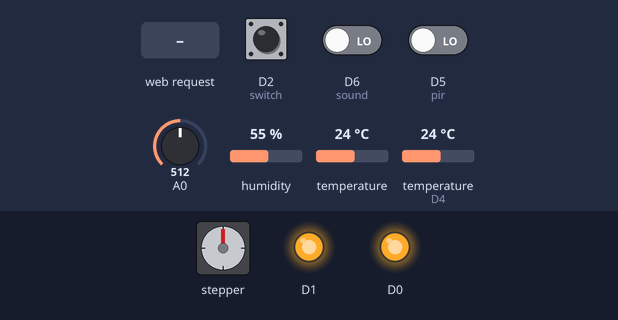
Bench run of a sketch on a simulated ESP8266 (NodeMCU). On the bench: stepper motor, output pins drawn as LEDs (lit = HIGH). Wiring (inferred from the names in the program): stepper motor driver (200 steps per turn assumed): step D8; direction D7. The test bench sets the inputs (shaded band); at power-on: D5 (pir) LOW, D2 (switch) LOW, D6 (sound) LOW, A0 = 512, humidity 55 %, temperature 24 °C, temperature (sensor on D4) 24 °C. WiFi joins after 1.5 s; servers stay silent unless stated; pins used as bus, display or sensor lines are not drawn; what the sketch prints to the serial monitor is not drawn.

Above: at 2.7 s.
2.8 s: HTTP request GET /gpioD1/on received
At 3.95 s:
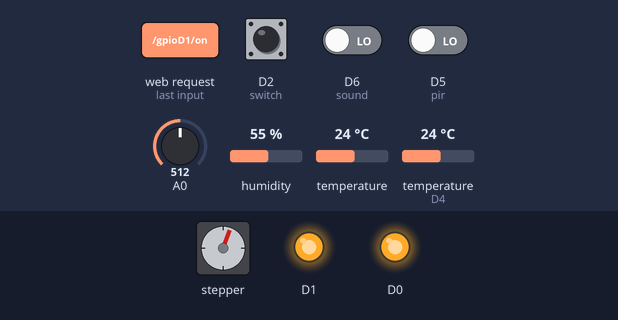
5.8 s: D5 (pir) driven HIGH
At 5.8 s:
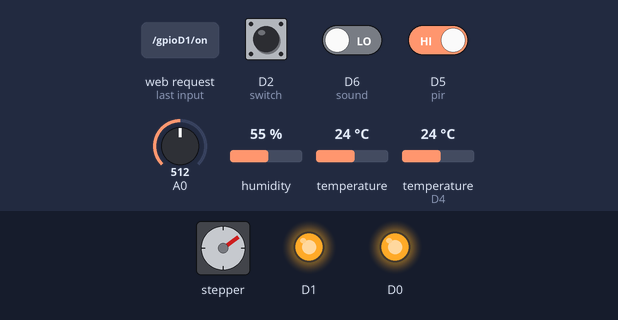
8.3 s: D2 (switch) pulled HIGH for 3.2 s
At 12.1 s:
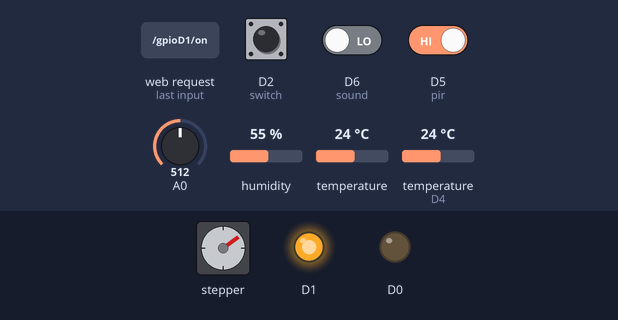
13.0 s: D2 (switch) pulled HIGH for 0.15 s
At 13.4 s:
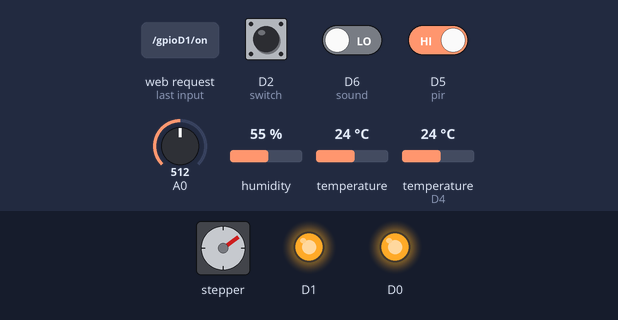
14.6 s: HTTP request GET /gpioD0/on received
At 15.5 s:
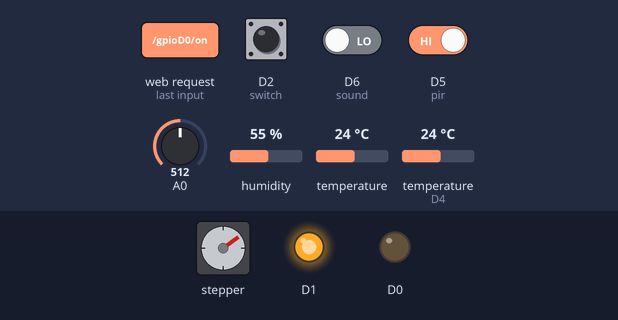
Timing chart, 0 to 17.1 s (numbered marks = the images above; inputs shaded):
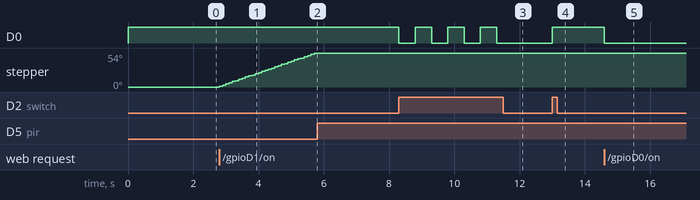

The sketch:

DS18B20DHT11webchildroomSteperTest.ino
```cpp
#include <ESP8266WiFi.h>
#include <OneWire.h>
#include <DallasTemperature.h>
#include <SimpleDHT.h>
SimpleDHT11 dht11;

int val;
int val1;
int valtest;
int pinDHT11 = D4;
int stepdelay=50; ////////////////////////steper test

//const char* ssid = "111";
//const char* password = "123456";
const char* ssid = "2222";
const char* password = "222222";

boolean x = false;

WiFiServer server(80);

//DS18B20
#define ONE_WIRE_BUS D3 //Pin to which is attached a temperature sensor
#define ONE_WIRE_MAX_DEV 15 //The maximum number of devices

OneWire oneWire(ONE_WIRE_BUS);
DallasTemperature DS18B20(&oneWire);
int numberOfDevices; //Number of temperature devices found
DeviceAddress devAddr[ONE_WIRE_MAX_DEV];  //An array device temperature sensors
float tempDev[ONE_WIRE_MAX_DEV]; //Saving the last measurement of temperature
float tempDevLast[ONE_WIRE_MAX_DEV]; //Previous temperature measurement
long lastTemp; //The last measurement
const int durationTemp = 5000; //The frequency of temperature measurement

//------------------------------------------
//Convert device id to String
String GetAddressToString(DeviceAddress deviceAddress){
  String str = "";
  for (uint8_t i = 0; i < 8; i++){
    if( deviceAddress[i] < 16 ) str += String(0, HEX);
    str += String(deviceAddress[i], HEX);
  }
  return str;
}

void SetupDS18B20(){
  DS18B20.begin();
  numberOfDevices = DS18B20.getDeviceCount();
  Serial.print( "Device count: " );
  Serial.println( numberOfDevices );
  lastTemp = millis();
  DS18B20.requestTemperatures();
}

//Loop measuring the temperature
void TempLoop(long now){
  if( now - lastTemp > durationTemp ){ //Take a measurement at a fixed time (durationTemp = 5000ms, 5s)
    for(int i=0; i<numberOfDevices; i++){
      float tempC = DS18B20.getTempC( devAddr[i] ); //Measuring temperature in Celsius
      tempDev[i] = tempC; //Save the measured value to the array
    }
    DS18B20.setWaitForConversion(false); //No waiting for measurement
    DS18B20.requestTemperatures(); //Initiate the temperature measurement
    lastTemp = millis();  //Remember the last time measurement
  }
}


void setup() {
Serial.begin(115200);
delay(10);
Serial.println();
Serial.println();
Serial.print("Connecting to ");
Serial.println(ssid);

pinMode(D0, OUTPUT);
pinMode(D1, OUTPUT);
pinMode(D2, INPUT); //switch
//pinMode(D4, OUTPUT); //led
pinMode(D5, INPUT); //pir
pinMode(D6, INPUT); //sound
//////////////////////////////////////////
pinMode(D7, OUTPUT); //dir
pinMode(D8, OUTPUT); //step
/////////////////////////////////////////

digitalWrite(D0, HIGH);
digitalWrite(D1, HIGH);
//digitalWrite(D4, LOW);

//pinMode(13, OUTPUT);
//pinMode(15, OUTPUT);

WiFi.begin(ssid, password);

while (WiFi.status() != WL_CONNECTED) {
delay(500);
Serial.print(".");
}
Serial.println("");
Serial.println("WiFi connected");

// Start the server
server.begin();
Serial.println("Server started");

// Print the IP address
Serial.println(WiFi.localIP());
}
void initHardware()
{
pinMode(D7, OUTPUT); //dir
pinMode(D8, OUTPUT); //step
//pinMode(13, OUTPUT);
//pinMode(15, OUTPUT);
}

void loop() {

 int flagD2 = digitalRead(D2);
 if (flagD2==HIGH)
 {
digitalWrite(D0, !digitalRead(D0));
x=!x;
delay(500);
 }

// Check if a client has connected
WiFiClient client = server.available();
if (!client) {
return;
}

// Read the first line of the request
String req = client.readStringUntil('\r');

if (req.indexOf("/gpioD0/on") >0) {
digitalWrite(D0, LOW);
x=true;
val = 1;
}

if (req.indexOf("/gpioD0/off") >0) {
digitalWrite(D0, HIGH);
x=false;
val = 0;
}

if (req.indexOf("/gpioD1/on") >0) {
//digitalWrite(D1, LOW);

digitalWrite(D7, HIGH);
for (int i=0; i <= 512; i++)
{
digitalWrite(D8, HIGH);
delay(stepdelay);
digitalWrite(D8, LOW);
delay(stepdelay);
int valueD1 = digitalRead(D5); //switch UP
if (valueD1 == HIGH) {
i=0;
break;
}
}
digitalWrite(D7, LOW); digitalWrite(D8, LOW);
val = 1;
}

if (req.indexOf("/gpioD1/off") >0) {
//digitalWrite(D1, HIGH);

digitalWrite(D7, LOW);
for (int i=0; i <= 512; i++)
{
digitalWrite(D8, HIGH);
delay(stepdelay);
digitalWrite(D8, LOW);
delay(stepdelay);
int valueD1 = digitalRead(D5); //switch UP
if (valueD1 == HIGH) {
i=0;
break;
}
}
digitalWrite(D7, LOW); digitalWrite(D8, LOW);
val1 = 0;
}

if (req.indexOf("/reset") >0) {
ESP.restart();
}

///////////////////////////////////////////////
byte temperature = 0;
  byte humidity = 0;
  if (dht11.read(pinDHT11, &temperature, &humidity, NULL)) {
    Serial.print("Read DHT11 failed.");
    return;
  }
  Serial.print("Sample OK: ");
  Serial.print((int)temperature); Serial.print(" *C, ");
  Serial.print((int)humidity); Serial.println(" %");
  delay(1000);

/////////////////////////////////////////


client.flush();
client.println("<HTML>"); client.println("<HEAD>"); client.println("<TITLE>ChildRoom</TITLE>"); client.println("</HEAD>"); client.println("<BODY>");
// followed by the HTML for the customised button GUI.
client.println("<br>"); // new line
client.print("<input type=button style=width:100px;height:45px value= D0_ON onmousedown=location.href='/gpioD0/on'>");
client.print("<input type=button style=width:100px;height:45px value= D0_OFF onmousedown=location.href='/gpioD0/off'>");
client.println("<br>");
client.print("<input type=button style=width:100px;height:45px value= D1_ON onmousedown=location.href='/gpioD1/on'>");
client.print("<input type=button style=width:100px;height:45px value= D1_OFF onmousedown=location.href='/gpioD1/off'>");
client.println("<br>");
client.print("<input type=button style=width:100px;height:45px value= Reset onmousedown=location.href='/reset'>");
client.println("<br>");
client.print("Analog input A0: "); //analog light
client.print("<level>");
client.print(analogRead(A0));
client.print("</level>");
client.println("<br>");
client.print("Digital output D0: "); //podswetka
client.print("<D0>");
client.print(digitalRead(D0));
client.print("</D0>");
client.println("<br>");
client.print("Digital output D1: "); //podswetka 2
client.print("<D1>");
client.print(digitalRead(D1));
client.print("</D1>");
client.println("<br>");
client.print("Digital input D2: "); //button
client.print("<D2>");
client.print(digitalRead(D2));
client.print("</D2>");
client.println("<br>");
client.print("Digital input PIR D5: "); //pir
client.print("<D5>");
client.print(digitalRead(D5));
client.print("</D5>");
client.println("<br>");
client.print("Digital input sound D6: "); //sound
client.print("<D6>");
client.print(digitalRead(D6));
client.print("</D6>");
client.println("<br>");
//client.print("Digital output D4 led: "); //led
//client.print("<D4>");
//client.print(digitalRead(D4));
//client.print("</D4>");
client.println("<br>");
client.print("Virtual switch B: "); //button B
client.print("<V1>");
client.print(x);
client.print("</V1>");
client.println("<br>");

DS18B20.begin();
  numberOfDevices = DS18B20.getDeviceCount();
  Serial.print( "Device count: " );
  Serial.println( numberOfDevices );
  lastTemp = millis();
  DS18B20.requestTemperatures();

  // Loop through each device, print out address
  for(int i=0;i<numberOfDevices; i++){
    // Search the wire for address
    if( DS18B20.getAddress(devAddr[i], i) ){
      //devAddr[i] = tempDeviceAddress;
      Serial.print("Found device ");
      Serial.print(i, DEC);
      Serial.print(" with address: " + GetAddressToString(devAddr[i]));
      Serial.println();
    }else{
      Serial.print("Found ghost device at ");
      Serial.print(i, DEC);
      Serial.print(" but could not detect address. Check power and cabling");
    }

    //Get resolution of DS18b20
    Serial.print("Resolution: ");
    Serial.print(DS18B20.getResolution( devAddr[i] ));
    Serial.println();

    //Read temperature from DS18b20
    float tempC = DS18B20.getTempC( devAddr[i] );
   client.print("D3 Temp C: ");
   client.print("<temp>");
    client.println(tempC);
     }
  client.print("</temp>");
  client.println("<br>");
client.print("DHT temp C: "); //analog light
client.print("<dhtT>");
client.print((int)temperature);
client.print("</dhtT>");
client.println("<br>");
client.print("DHT hum %: "); //analog light
client.print("<dhtH>");
client.print((int)humidity);
client.print("</dhtH>");
client.println("<br>");
client.println("</BODY>");
client.println("</HTML>");
//stopping client
client.stop();
return;
String s = "HTTP/1.1 200 OK\r\nContent-Type: text/html\r\n\r\n<!DOCTYPE HTML>\r\n<html>\r\nGPIO is now ";
s += (val)?"high":"low";
s += (val1)?"high":"low";
s += "</html>\n";


 long t = millis();
  TempLoop( t );
//  server.handleClient();
}
```

Measured:
- after the input at 2.8 s, stepper: keeps turning clockwise at about 19°/s, starting at once
- after the input at 5.8 s, stepper: stops changing and stays 54°
- after the input at 8.3 s, D0: alternates HIGH for 0.50 s and LOW for 0.50 s, 7 changes in all, then stays LOW, starting at once
- after the input at 13.0 s, D0: LOW → HIGH at once
- after the input at 14.6 s, D0: HIGH → LOW at once
